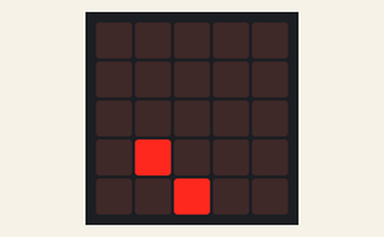
A program run on a simulated BBC micro:bit running MicroPython. Parts: the board's 5×5 LED display. Dim RGB values are drawn brighter than linear; random numbers come from a fixed seed.

Above: at 0.01 s.
At 4.95 s:
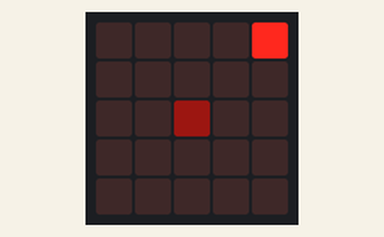
At 9.84 s:
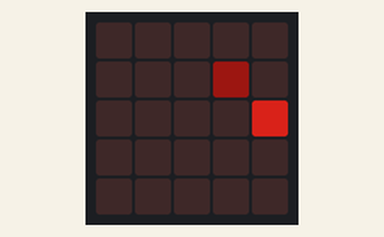
At 19.84 s:
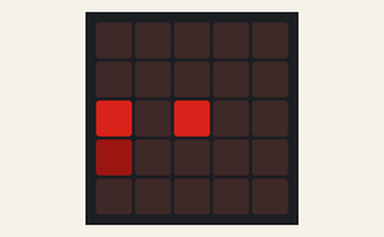
At 29.95 s:
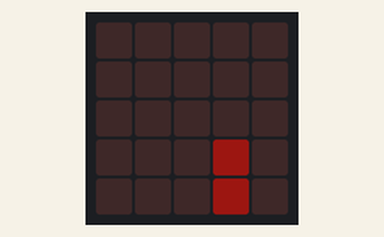
At 39.95 s:
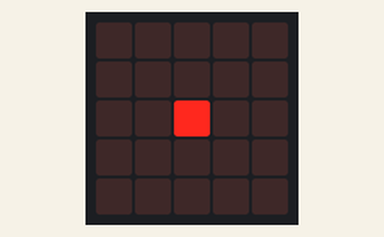

The program:

twinkly.py
```python
from microbit import *
import random

pixel_fully_on = 9
pixel_fully_off = 0

twinkle_probability = 3
fading_rate = 4

leds = [(x, y) for y in range(0, 5) for x in range(0, 5)]

while True:

    # inspect pixels
    # can we turn on any pixels on?
    for led in leds:
        brightness = display.get_pixel(led[0], led[1])

        if brightness == pixel_fully_off:
            twinkle = random.randint(0, 100)

            if twinkle <= twinkle_probability:
                display.set_pixel(led[0], led[1], pixel_fully_on)

    sleep(50)

    # fade all lit pixels by fade factor
    for led in leds:
        brightness = display.get_pixel(led[0], led[1])

        if brightness > pixel_fully_off:
            faded_brightness = max(brightness - fading_rate, 0)
            display.set_pixel(led[0], led[1], faded_brightness)
```
